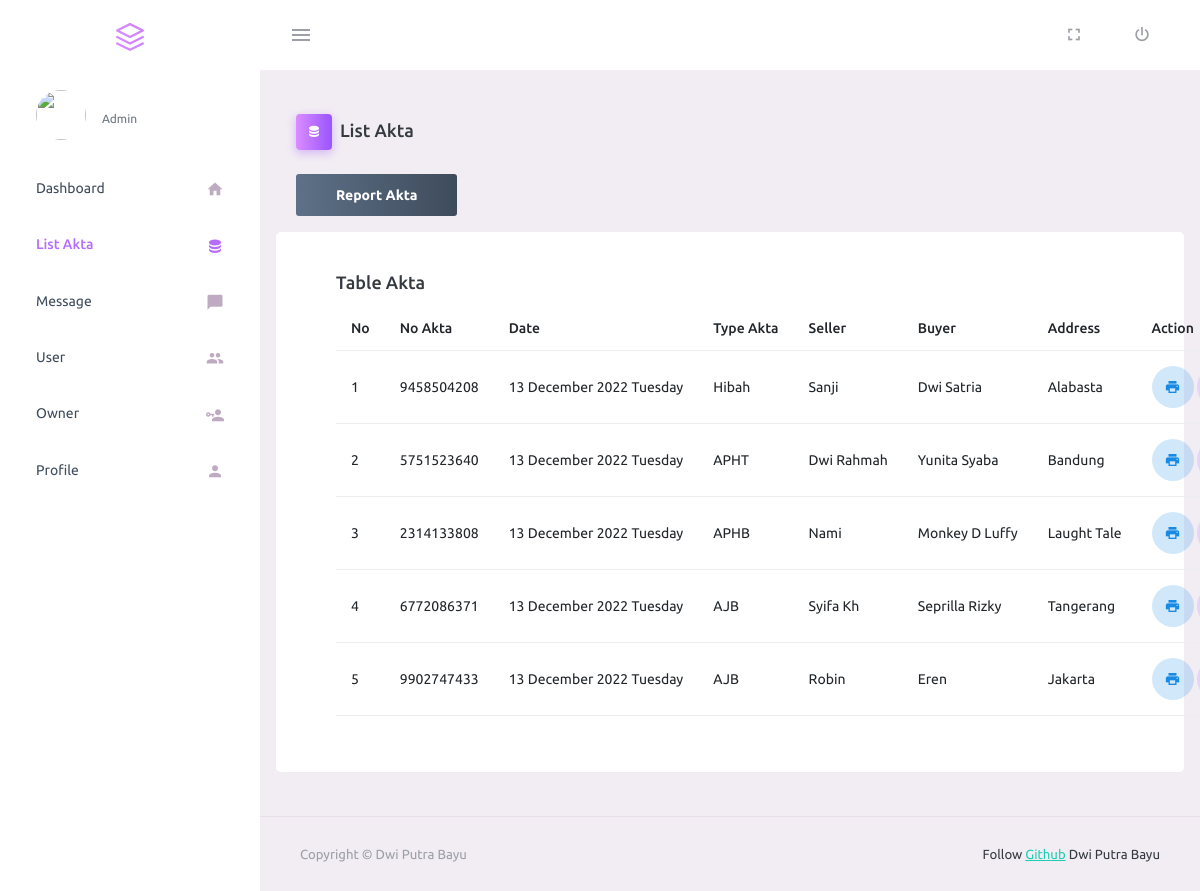
Before: /owner/listakta.php (signed in) with the older database file.
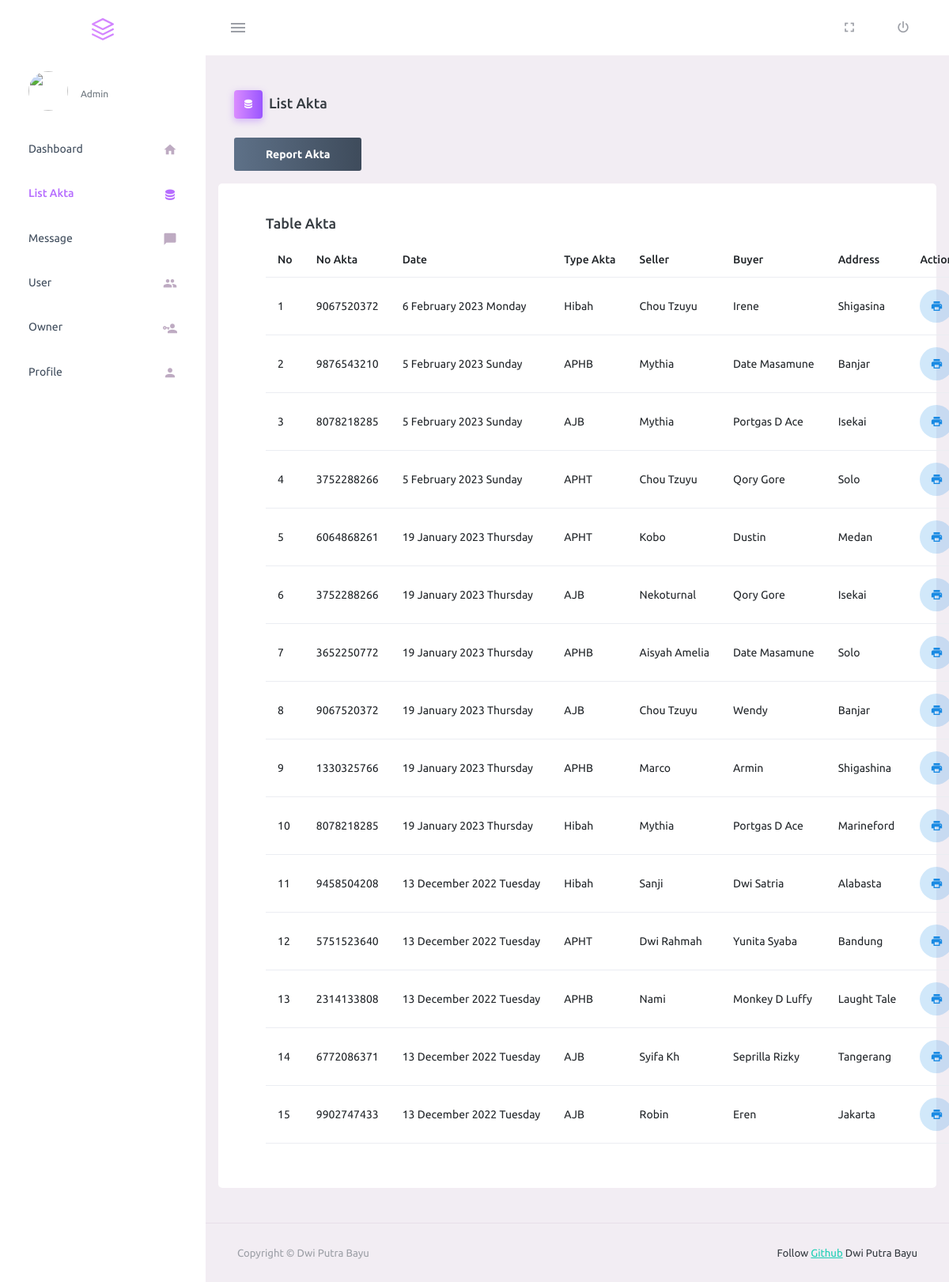
After: the same page with the newer database file.
### tables this page shows
CREATE TABLE `akta` (
  `id` int(11) NOT NULL,
  `no_akta` varchar(255) NOT NULL,
  `type_akta` varchar(255) NOT NULL,
  `seller` varchar(255) NOT NULL,
  `buyer` varchar(255) NOT NULL,
  `no_hak` int(5) NOT NULL,
  `address` varchar(255) NOT NULL,
  `surface_area` varchar(255) NOT NULL,
  `transaction` varchar(255) NOT NULL,
  `certificate` int(6) NOT NULL,
  `pbb` int(7) NOT NULL,
  `njop` int(8) NOT NULL,
  `ssp` int(9) NOT NULL,
  `ssb` int(10) NOT NULL,
  `description` varchar(255) NOT NULL,
  `pdf_akta` text NOT NULL,
  `created_at` timestamp NOT NULL DEFAULT current_timestamp()
);

### owner/listakta.php (the view, shortened to what this page needs)
<?php
require "function.php";
$page = 'akta';
?>
<!DOCTYPE html>
<html lang="en">
<?php require "partials/head.php" ?>
<body>
    <div class="container-scroller">
        <?php require "partials/navbar.php" ?>
        <div class="container-fluid page-body-wrapper">
            <?php require "partials/sidebar.php" ?>
            <div class="main-panel">
                <div class="content-wrapper">
                    <div class="page-header">
                        <h3 class="page-title">
                            <span class="page-title-icon bg-gradient-primary text-white me-2">
                                <i class="mdi mdi-database"></i>
                            </span>List Akta
                        </h3>
                    </div>
                    <div class="d-flex mb-3">
                        <a href="report.php?reportakta=true" class="btn btn-gradient-dark">Report Akta</a>
                    </div>
                    <div class="row">
                        <div class="card">
                            <div class="card-body">
                                <h4 class="card-title">Table Akta</h4>
                                <table class="table table-hover pt-3 mb-3" id="example">
                                    <thead>
                                        <tr>
                                            <th>No</th>
                                            <th>No Akta</th>
                                            <th>Date</th>
                                            <th>Type Akta</th>
                                            <th>Seller</th>
                                            <th>Buyer</th>
                                            <th>Address</th>
                                            <th>Action</th>
                                        </tr>
                                    </thead>
                                    <tbody>
                                        <?php
                                        $q = "SELECT * FROM akta ORDER BY id DESC";
                                        $r = mysqli_query($db,$q);
                                        $c = 1;
                                        while ($akta = mysqli_fetch_array($r)) {
                                            if ($akta['type_akta'] == 'AJB') {
                                        ?>
                                        <tr>
                                            <td><?= $c ?></td>
                                            <td><?= $akta["no_akta"] ?></td>
                                            <td><?= date("j F Y l", strtotime($akta['created_at'])) ?></td>
                                            <td><?= $akta["type_akta"] ?></td>
                                            <td><?= $akta["seller"] ?></td>
                                            <td><?= $akta["buyer"] ?></td>
                                            <td><?= $akta["address"] ?></td>
                                            <td>
                                                <a href="detailakta.php?id=<?= $akta['id'] ?>"
                                                    class="btn btn-inverse-info btn-rounded btn-icon"
                                                    style="padding-top: 12px;">
                                                    <i class="mdi mdi-printer"></i>
                                                </a>
                                                <a href="viewpdf.php?id=<?= $akta['id'] ?>"
                                                    class="btn btn-inverse-primary btn-rounded btn-icon"
                                                    style="padding-top: 12px;">
                                                </a>
                                            </td>
                                        </tr>
                                        <?php
                                        $c++;
                                        } else if ($akta['type_akta'] == 'Hibah') {
                                        ?>
                                        <tr>
                                            <td><?= $c ?></td>
                                            <td><?= $akta["no_akta"] ?></td>
                                            <td><?= date("j F Y l", strtotime($akta['created_at'])) ?></td>
                                            <td><?= $akta["type_akta"] ?></td>
                                            <td><?= $akta["seller"] ?></td>
                                            <td><?= $akta["buyer"] ?></td>
                                            <td><?= $akta["address"] ?></td>
                                            <td>
                                                <a href="detailakta.php?id=<?= $akta['id'] ?>"
                                                    class="btn btn-inverse-info btn-rounded btn-icon"
                                                    style="padding-top: 12px;">
                                                    <i class="mdi mdi-printer"></i>
                                                </a>
                                                <a href="viewpdf.php?id=<?= $akta['id'] ?>"
                                                    class="btn btn-inverse-primary btn-rounded btn-icon"
                                                    style="padding-top: 12px;">
                                                </a>
                                            </td>
                                        </tr>
                                        <?php
                                        $c++;
                                        } else if ($akta['type_akta'] == 'APHB') {
                                        ?>
                                        <tr>
                                            <td><?= $c ?></td>
                                            <td><?= $akta["no_akta"] ?></td>
                                            <td><?= date("j F Y l", strtotime($akta['created_at'])) ?></td>
                                            <td><?= $akta["type_akta"] ?></td>
                                            <td><?= $akta["seller"] ?></td>
                                            <td><?= $akta["buyer"] ?></td>
                                            <td><?= $akta["address"] ?></td>
                                            <td>
                                                <a href="detailakta.php?id=<?= $akta['id'] ?>"
                                                    class="btn btn-inverse-info btn-rounded btn-icon"
                                                    style="padding-top: 12px;">
                                                    <i class="mdi mdi-printer"></i>
                                                </a>
                                                <a href="viewpdf.php?id=<?= $akta['id'] ?>"
                                                    class="btn btn-inverse-primary btn-rounded btn-icon"
                                                    style="padding-top: 12px;">
                                                </a>
                                            </td>
                                        </tr>
                                        <?php
                                        $c++;
                                        } else if ($akta['type_akta'] == 'APHT') {
                                        ?>
                                        <tr>
                                            <td><?= $c ?></td>
                                            <td><?= $akta["no_akta"] ?></td>
                                            <td><?= date("j F Y l", strtotime($akta['created_at'])) ?></td>
                                            <td><?= $akta["type_akta"] ?></td>
                                            <td><?= $akta["seller"] ?></td>
                                            <td><?= $akta["buyer"] ?></td>
                                            <td><?= $akta["address"] ?></td>
                                            <td>
                                                <a href="detailakta.php?id=<?= $akta['id'] ?>"
                                                    class="btn btn-inverse-info btn-rounded btn-icon"
                                                    style="padding-top: 12px;">
                                                    <i class="mdi mdi-printer"></i>
                                                </a>
                                                <a href="viewpdf.php?id=<?= $akta['id'] ?>"
                                                    class="btn btn-inverse-primary btn-rounded btn-icon"
                                                    style="padding-top: 12px;">
                                                </a>
                                            </td>
                                        </tr>
                                        <?php
                                        $c++;
                                        }
                                        }
                                        ?>
                                    </tbody>
                                </table>
                            </div>
                        </div>
                    </div>
                </div>
                <?php require "partials/footer.php" ?>
            </div>
        </div>
    </div>
</body>
</html>

### owner/partials/head.php (shortened to what this page needs)
<head>
    <link href="https://cdn.jsdelivr.net/npm/bootstrap@5.2.3/dist/css/bootstrap.min.css" rel="stylesheet"
>
    <link rel="stylesheet" href="assets/vendors/mdi/css/materialdesignicons.min.css">
    <link rel="stylesheet" href="assets/vendors/css/vendor.bundle.base.css">
    <link rel="stylesheet" href="assets/css/style.css">
    <link rel="stylesheet" type="text/css" href="https://cdn.datatables.net/v/dt/dt-1.13.1/datatables.min.css" />
</head>

### owner/partials/navbar.php (shortened to what this page needs)
<nav class="navbar default-layout-navbar col-lg-12 col-12 p-0 fixed-top d-flex flex-row">
  <div class="text-center navbar-brand-wrapper d-flex align-items-center justify-content-center">
    <a class="navbar-brand brand-logo" href="index.php">
      <img src="assets/images/logo-mini.svg" alt="logo" />
    </a>
  </div>
  <div class="navbar-menu-wrapper d-flex align-items-stretch">
    <button class="navbar-toggler navbar-toggler align-self-center" type="button" data-toggle="minimize">
      <span class="mdi mdi-menu"></span>
    </button>
    <ul class="navbar-nav navbar-nav-right">
      <li class="nav-item nav-profile dropdown">
        <a class="nav-link" href="../owner/profile.php">
        </a>
      </li>
      <li class="nav-item d-none d-lg-block full-screen-link">
        <a class="nav-link">
          <i class="mdi mdi-fullscreen" id="fullscreen-button"></i>
        </a>
      </li>
      <li class="nav-item nav-logout d-none d-lg-block">
        <a class="nav-link" href="../owner/logout.php">
          <i class="mdi mdi-power"></i>
        </a>
      </li>
    </ul>
  </div>
</nav>

### owner/partials/sidebar.php (shortened to what this page needs)
<nav class="sidebar sidebar-offcanvas" id="sidebar">
  <ul class="nav">
    <li class="nav-item nav-profile">
      <a href="#" class="nav-link">
      <img src="assets/images/<?php echo $_SESSION['admin_profile'] ?>" class="rounded-circle" height="50"
            width="50">
        <div class="nav-profile-text d-flex flex-column">
          <span class="text-secondary text-small"><?php echo $_SESSION['role'] ?></span>
        </div>
      </a>
    </li>
    <li class="nav-item">
      <a class="nav-link" href="index.php">
        <span class="menu-title">Dashboard</span>
        <i class="mdi mdi-home menu-icon"></i>
      </a>
    </li>
    <li class="nav-item <?php if($page=='akta'){echo 'active';} ?>">
      <a class="nav-link" href="listakta.php">
        <span class="menu-title">List Akta</span>
        <i class="mdi mdi-database menu-icon"></i>
      </a>
    </li>
    <li class="nav-item">
      <a class="nav-link" href="message.php">
        <span class="menu-title">Message</span>
        <i class="mdi mdi-message menu-icon"></i>
      </a>
    </li>
    <li class="nav-item">
      <a class="nav-link" href="user.php">
        <span class="menu-title">User</span>
        <i class="mdi mdi-account-multiple menu-icon"></i>
      </a>
    </li>
    <li class="nav-item">
      <a class="nav-link" href="owner.php">
        <span class="menu-title">Owner</span>
        <i class="mdi mdi-account-key menu-icon"></i>
      </a>
    </li>
    <li class="nav-item">
      <a class="nav-link" href="profile.php">
        <span class="menu-title">Profile</span>
        <i class="mdi mdi-account menu-icon"></i>
      </a>
    </li>
  </ul>
</nav>

### owner/partials/footer.php (shortened to what this page needs)
<footer class="footer">
  <div class="container-fluid d-flex justify-content-between">
    <span class="text-muted d-block text-center text-sm-start d-sm-inline-block">Copyright © Dwi Putra Bayu</span>
    <span class="float-none float-sm-end mt-1 mt-sm-0 text-end"> Follow <a
        href="https://github.com/dpbayu" target="_blank">Github</a> Dwi Putra Bayu</span>
  </div>
</footer>

Changed rows visible on the page:
added akta: no_akta "9067520372", created_at "6 February 2023 Monday", type_akta "Hibah", seller "Chou Tzuyu", buyer "Irene", address "Shigasina"
added akta: no_akta "9876543210", created_at "5 February 2023 Sunday", type_akta "APHB", seller "Mythia", buyer "Date Masamune", address "Banjar"
added akta: no_akta "8078218285", created_at "5 February 2023 Sunday", type_akta "AJB", seller "Mythia", buyer "Portgas D Ace", address "Isekai"
added akta: no_akta "3752288266", created_at "5 February 2023 Sunday", type_akta "APHT", seller "Chou Tzuyu", buyer "Qory Gore", address "Solo"
added akta: no_akta "6064868261", created_at "19 January 2023 Thursday", type_akta "APHT", seller "Kobo", buyer "Dustin", address "Medan"
added akta: no_akta "3752288266", created_at "19 January 2023 Thursday", type_akta "AJB", seller "Nekoturnal", buyer "Qory Gore", address "Isekai"
added akta: no_akta "3652250772", created_at "19 January 2023 Thursday", type_akta "APHB", seller "Aisyah Amelia", buyer "Date Masamune", address "Solo"
added akta: no_akta "9067520372", created_at "19 January 2023 Thursday", type_akta "AJB", seller "Chou Tzuyu", buyer "Wendy", address "Banjar"
added akta: no_akta "1330325766", created_at "19 January 2023 Thursday", type_akta "APHB", seller "Marco", buyer "Armin", address "Shigashina"
added akta: no_akta "8078218285", created_at "19 January 2023 Thursday", type_akta "Hibah", seller "Mythia", buyer "Portgas D Ace", address "Marineford"
